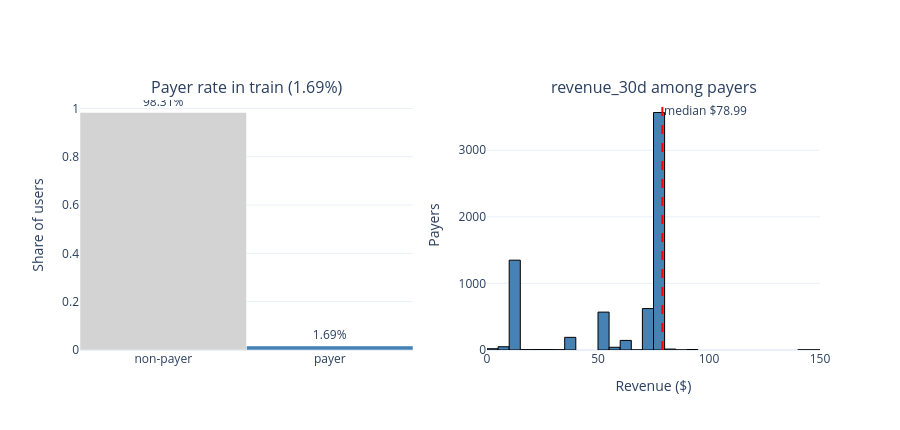

Notebook cell for this chart:
### Code cell
# Target visuals: payer share + revenue histogram among payers
fig = make_subplots(
    rows=1, cols=2,
    subplot_titles=(
        f'Payer rate in train ({payer_rate_train*100:.2f}%)',
        'revenue_30d among payers',
    ),
)
# Left: payer share bar
shares = [1 - payer_rate_train, payer_rate_train]
fig.add_trace(
    go.Bar(
        x=['non-payer', 'payer'], y=shares,
        marker_color=['lightgrey', 'steelblue'],
        text=[f'{v*100:.2f}%' for v in shares],
        textposition='outside',
        showlegend=False,
    ),
    row=1, col=1,
)
fig.update_yaxes(title_text='Share of users', row=1, col=1)

# Right: revenue histogram among payers
fig.add_trace(
    go.Histogram(
        x=payers_rev, nbinsx=40,
        marker=dict(color='steelblue', line=dict(color='black', width=1)),
        showlegend=False,
    ),
    row=1, col=2,
)
fig.add_vline(
    x=float(payers_rev.median()),
    line_dash='dash', line_color='red',
    annotation_text=f'median ${payers_rev.median():.2f}',
    row=1, col=2,
)
fig.update_xaxes(title_text='Revenue ($)', row=1, col=2)
fig.update_yaxes(title_text='Payers', row=1, col=2)

fig.update_layout(height=430, showlegend=False)
fig.show()

### Figure 1 — Plotly figure (JSON) as saved in the notebook; plotly's stock layout.template omitted (floating-point values rounded to 4 significant figures; data arrays with more than 128 entries replaced by an {"elided": "..."} marker saying what was removed)
{"data": [{"marker": {"color": ["lightgrey", "steelblue"]}, "showlegend": false, "text": ["98.31%", "1.69%"], "textposition": "outside", "type": "bar", "x": ["non-payer", "payer"], "xaxis": "x", "y": [0.9831, 0.0169], "yaxis": "y"}, {"marker": {"color": "steelblue", "line": {"color": "black", "width": 1}}, "nbinsx": 40, "showlegend": false, "type": "histogram", "x": {"elided": "6598 float values"}, "xaxis": "x2", "yaxis": "y2"}], "layout": {"annotations": [{"font": {"size": 16}, "showarrow": false, "text": "Payer rate in train (1.69%)", "x": 0.225, "xanchor": "center", "xref": "paper", "y": 1, "yanchor": "bottom", "yref": "paper"}, {"font": {"size": 16}, "showarrow": false, "text": "revenue_30d among payers", "x": 0.775, "xanchor": "center", "xref": "paper", "y": 1, "yanchor": "bottom", "yref": "paper"}, {"showarrow": false, "text": "median $78.99", "x": 78.99, "xanchor": "left", "xref": "x2", "y": 1, "yanchor": "top", "yref": "y2 domain"}], "height": 430, "shapes": [{"line": {"color": "red", "dash": "dash"}, "type": "line", "x0": 78.99, "x1": 78.99, "xref": "x2", "y0": 0, "y1": 1, "yref": "y2 domain"}], "showlegend": false, "xaxis": {"anchor": "y", "domain": [0, 0.45]}, "xaxis2": {"anchor": "y2", "domain": [0.55, 1], "title": {"text": "Revenue ($)"}}, "yaxis": {"anchor": "x", "domain": [0, 1], "title": {"text": "Share of users"}}, "yaxis2": {"anchor": "x2", "domain": [0, 1], "title": {"text": "Payers"}}}}
